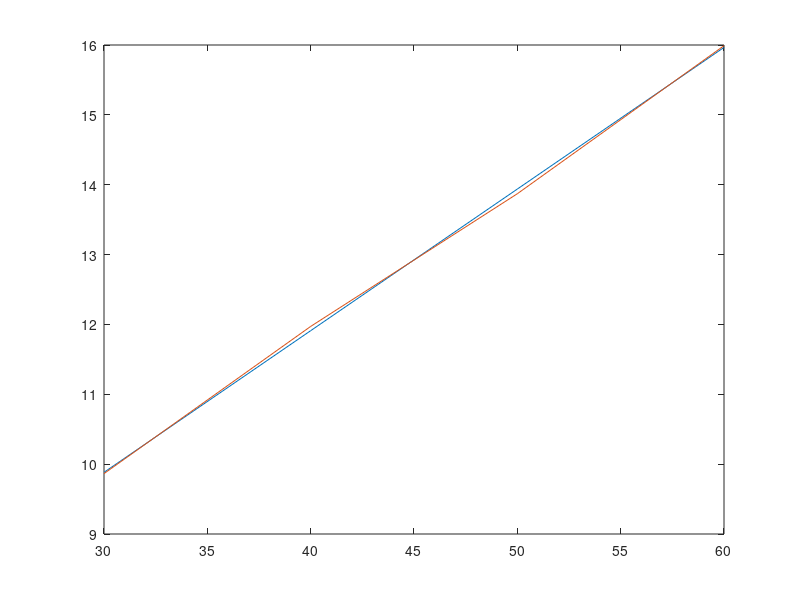
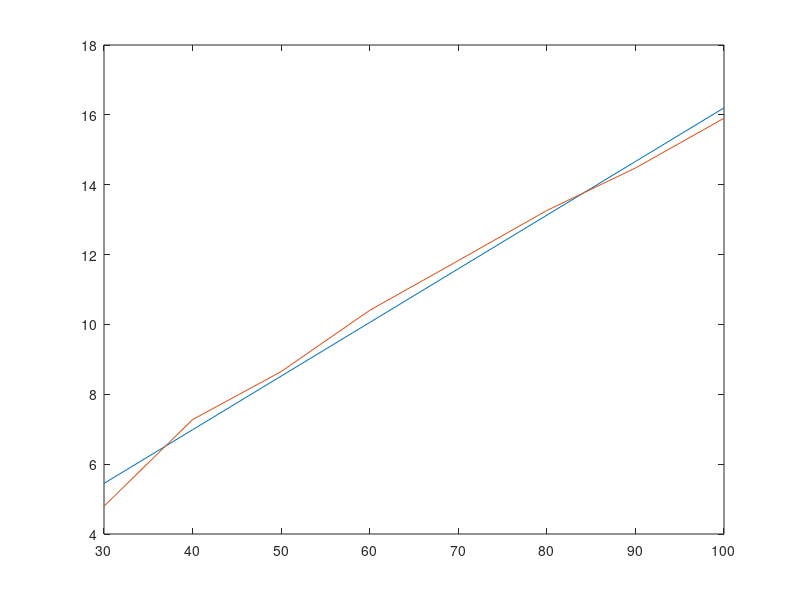
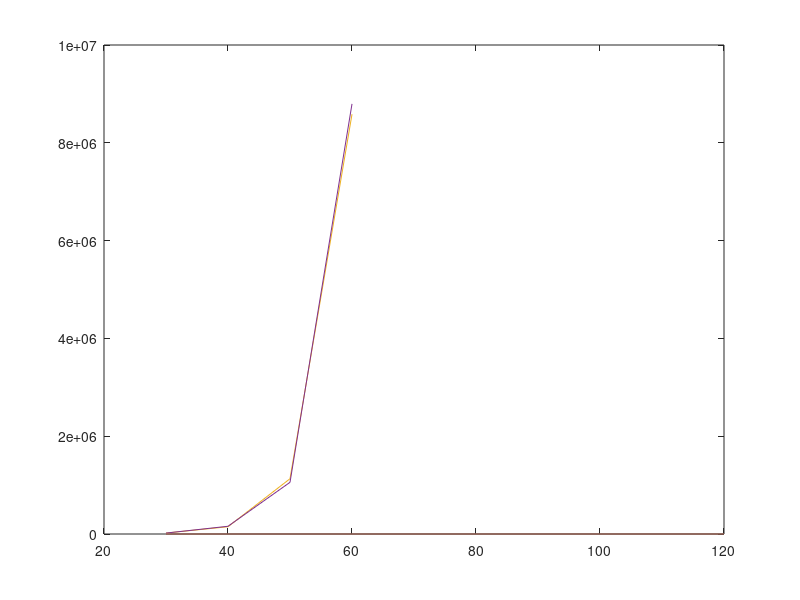
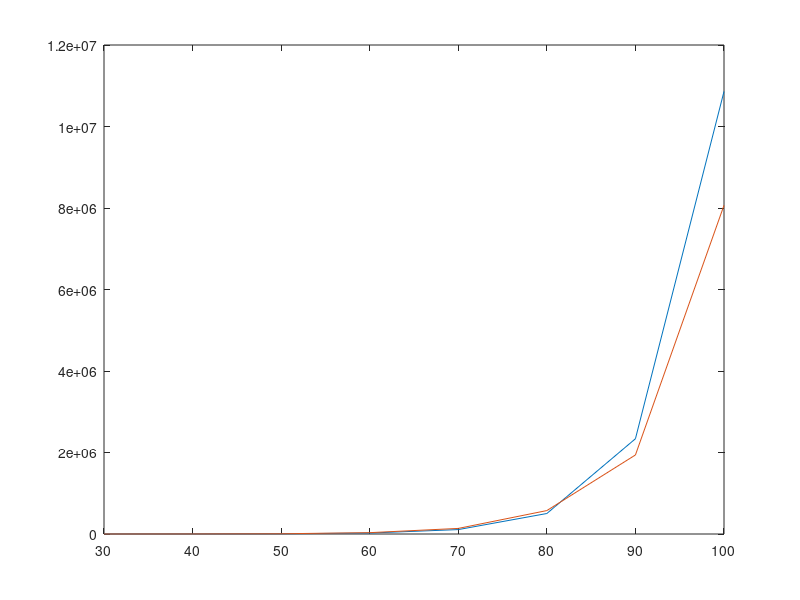

Reproduce these figures in MATLAB, in order.
%% Initiate
x1=30:10:60;
x2=30:10:100;
x3=30:10:120;

y1=[19233 158158 1056907 8795945];
y2=[121, 1443 5709 32986 136998 575018 1939484 8065592];
y3=[33, 220 1062 5749 22012 87227 262750 1012472 3062183 8830836];

p1=polyfit(x1, log(y1), 1);
p2=polyfit(x2, log(y2), 1);
p3=polyfit(x3, log(y3), 1);

%% Polynomial
plot(x1, polyval(p1, x1));
hold on
plot(x1, log(y1));

figure
plot(x2, polyval(p2, x2));
hold on
plot(x2, log(y2));

figure
plot(x3, polyval(p3, x3));
hold on
plot(x3, log(y3));

%% Exponential
close all
plot(x1, exp(p1(2)).*exp(p1(1)).^x1);
hold on
plot(x1, y1);
C0 = exp(p1(2))
R0 = exp(p1(1))

figure
plot(x2, exp(p2(2)).*exp(p2(1)).^x2);
hold on
plot(x2, y2);
C1 = exp(p2(2))
R1=exp(p2(1))

figure
plot(x3, exp(p3(2)).*exp(p3(1)).^x3);
hold on
plot(x3, y3);
C2 = exp(p3(2))
R2=exp(p3(1))
